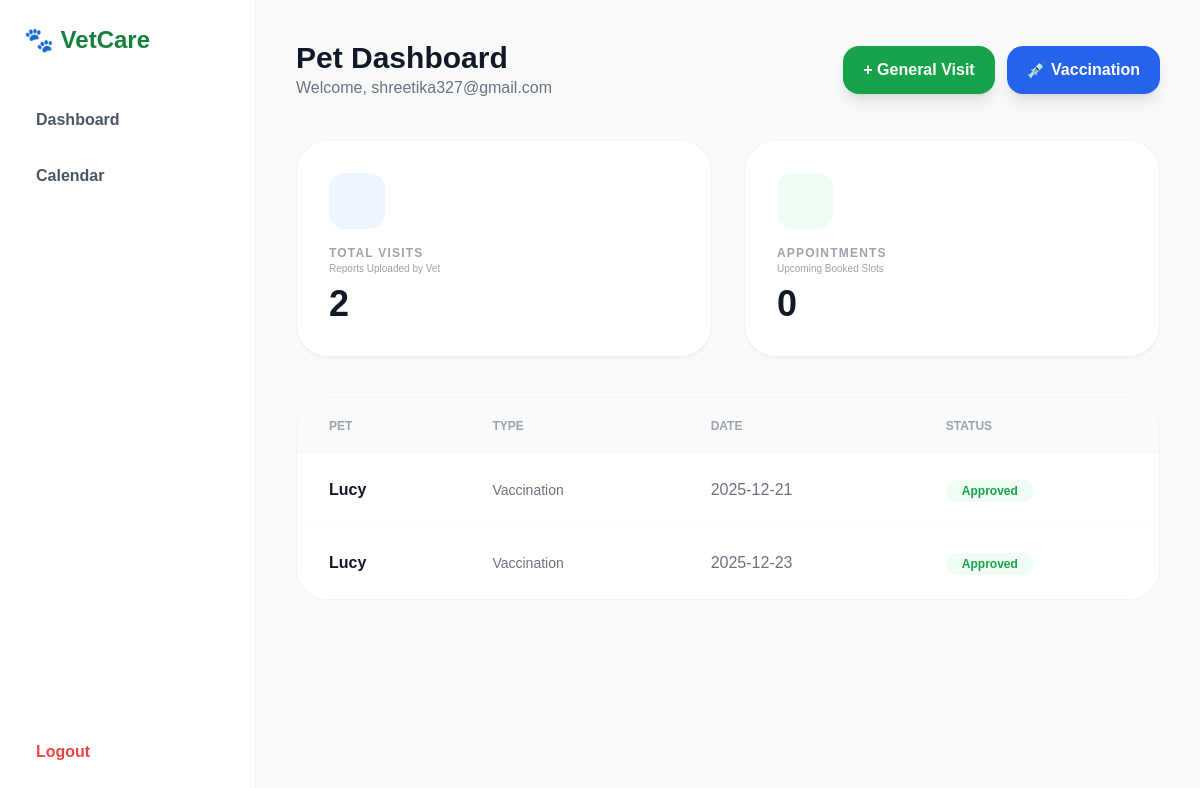
Page /dashboard (signed in) on the committed database.
### models.py (models this page shows)
class Appointment(db.Model):
    id = db.Column(db.Integer, primary_key=True)
    pet_name = db.Column(db.String(100), nullable=False)
    owner = db.Column(db.String(80), nullable=False)
    date = db.Column(db.String(20), nullable=False)
    reason = db.Column(db.Text, nullable=False)
    appt_type = db.Column(db.String(20), default="General")
    status = db.Column(db.String(20), default="Pending")

### app.py (the view)
@app.route("/dashboard")
@login_required
def dashboard():
    if session["role"] == "owner":
        all_appts = Appointment.query.filter_by(owner=session["user"]).all()
        total_visits = len([a for a in all_appts if a.status == 'Approved'])
        num_appointments = len([a for a in all_appts if a.status == 'Pending'])
        return render_template("owner_dashboard.html", appointments=all_appts, total_visits=total_visits, num_appointments=num_appointments)
    appts = Appointment.query.all()
    return render_template("vet_dashboard.html", appointments=appts)

### app.py (called while the page is built)
def login_required(f):
    @wraps(f)
    def decorated_function(*args, **kwargs):
        if "user" not in session:
            return redirect(url_for('login'))
        return f(*args, **kwargs)
    return decorated_function

### Templates/owner_dashboard.html (shortened to what this page needs)
{% extends 'base.html' %}
{% block content %}
<div class="flex justify-between items-center mb-10">
    <div>
        <h1 class="text-3xl font-extrabold text-gray-900">Pet Dashboard</h1>
        <p class="text-gray-500">Welcome, {{ session['user'] }}</p>
    </div>
    <div class="flex gap-3">
        <a href="/request" class="bg-green-600 text-white px-5 py-3 rounded-2xl font-bold hover:bg-green-700 transition shadow-lg">+ General Visit</a>
        <a href="/book-vaccination" class="bg-blue-600 text-white px-5 py-3 rounded-2xl font-bold hover:bg-blue-700 transition shadow-lg">💉 Vaccination</a>
    </div>
</div>
<div class="grid grid-cols-1 md:grid-cols-2 gap-8 mb-10">
    <div class="bg-white p-8 rounded-[32px] border border-gray-100 shadow-sm">
        <div class="text-blue-600 bg-blue-50 w-14 h-14 rounded-2xl flex items-center justify-center mb-4">
        </div>
        <h3 class="text-gray-400 font-bold text-xs uppercase tracking-widest">Total Visits</h3>
        <p class="text-[10px] text-gray-400 mb-2">Reports Uploaded by Vet</p>
        <div class="text-4xl font-black text-gray-900">{{ total_visits }}</div>
    </div>
    <div class="bg-white p-8 rounded-[32px] border border-gray-100 shadow-sm">
        <div class="text-green-600 bg-green-50 w-14 h-14 rounded-2xl flex items-center justify-center mb-4">
        </div>
        <h3 class="text-gray-400 font-bold text-xs uppercase tracking-widest">Appointments</h3>
        <p class="text-[10px] text-gray-400 mb-2">Upcoming Booked Slots</p>
        <div class="text-4xl font-black text-gray-900">{{ num_appointments }}</div>
    </div>
</div>
<div class="bg-white rounded-[32px] border border-gray-100 overflow-hidden">
    <table class="w-full text-left">
        <thead class="bg-gray-50 text-gray-400 text-xs uppercase font-bold">
            <tr><th class="px-8 py-5">Pet</th><th class="px-8 py-5">Type</th><th class="px-8 py-5">Date</th><th class="px-8 py-5">Status</th></tr>
        </thead>
        <tbody class="divide-y divide-gray-50">
            {% for a in appointments %}
            <tr class="hover:bg-gray-50">
                <td class="px-8 py-6 font-bold text-gray-900">{{ a.pet_name }}</td>
                <td class="px-8 py-6 text-sm text-gray-500">{{ a.appt_type }}</td>
                <td class="px-8 py-6 text-gray-500">{{ a.date }}</td>
                <td class="px-8 py-6">
                    <span class="px-4 py-1 rounded-full text-xs font-bold {% if a.status == 'Approved' %}bg-green-50 text-green-600{% else %}bg-yellow-50 text-yellow-600{% endif %}">
                        {{ a.status }}
                    </span>
                </td>
            </tr>
            {% endfor %}
        </tbody>
    </table>
</div>
{% endblock %}

### Templates/base.html (style rules this page uses)
body { font-family: 'Plus Jakarta Sans', sans-serif; background-color: #F8FAF9; margin: 0; }

### rows in the picture
Appointment: pet_name "Lucy", appt_type "Vaccination", date "2025-12-21", status "Approved"
Appointment: pet_name "Lucy", appt_type "Vaccination", date "2025-12-23", status "Approved"

### other values in the picture
{{ session['user'] }} "shreetika327@gmail.com"
{{ total_visits }} "2"
{{ num_appointments }} "0"
